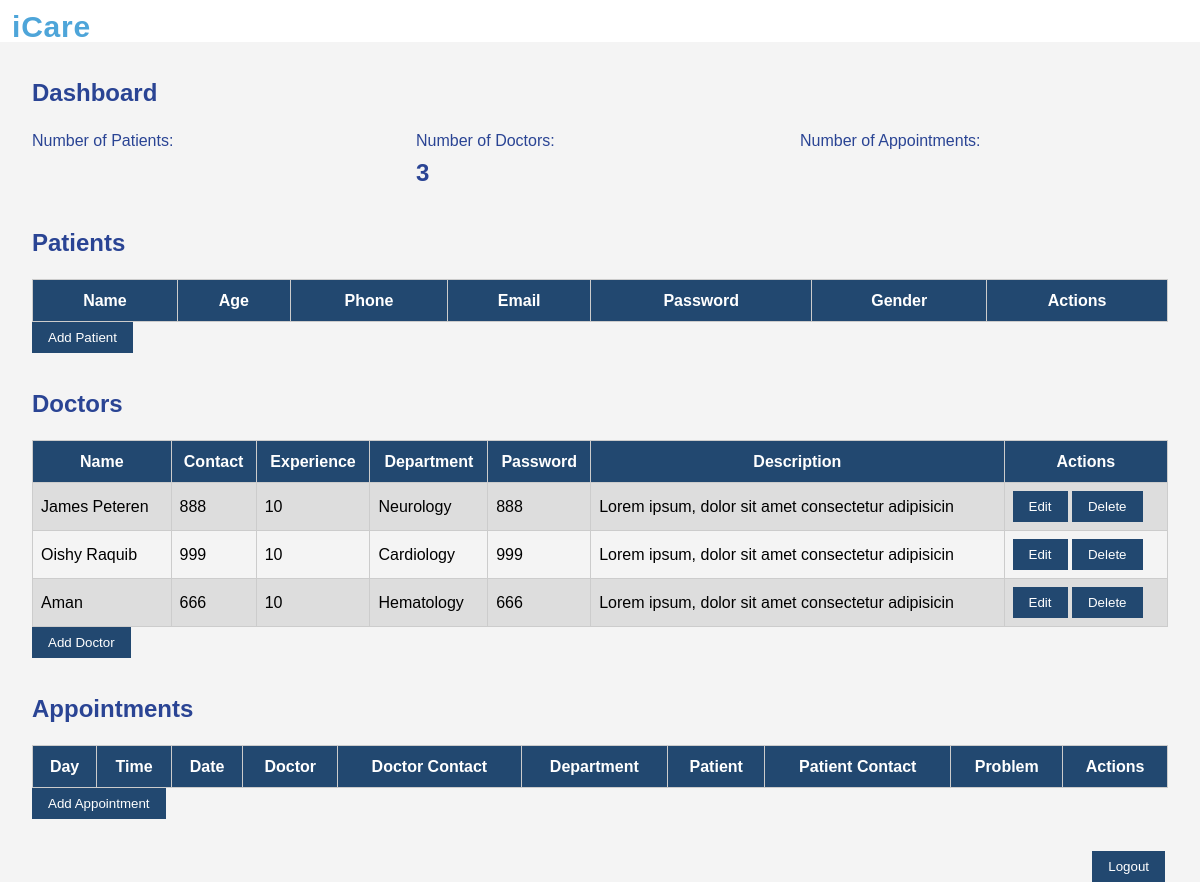
Page /admin_panel.php on the earlier database version.
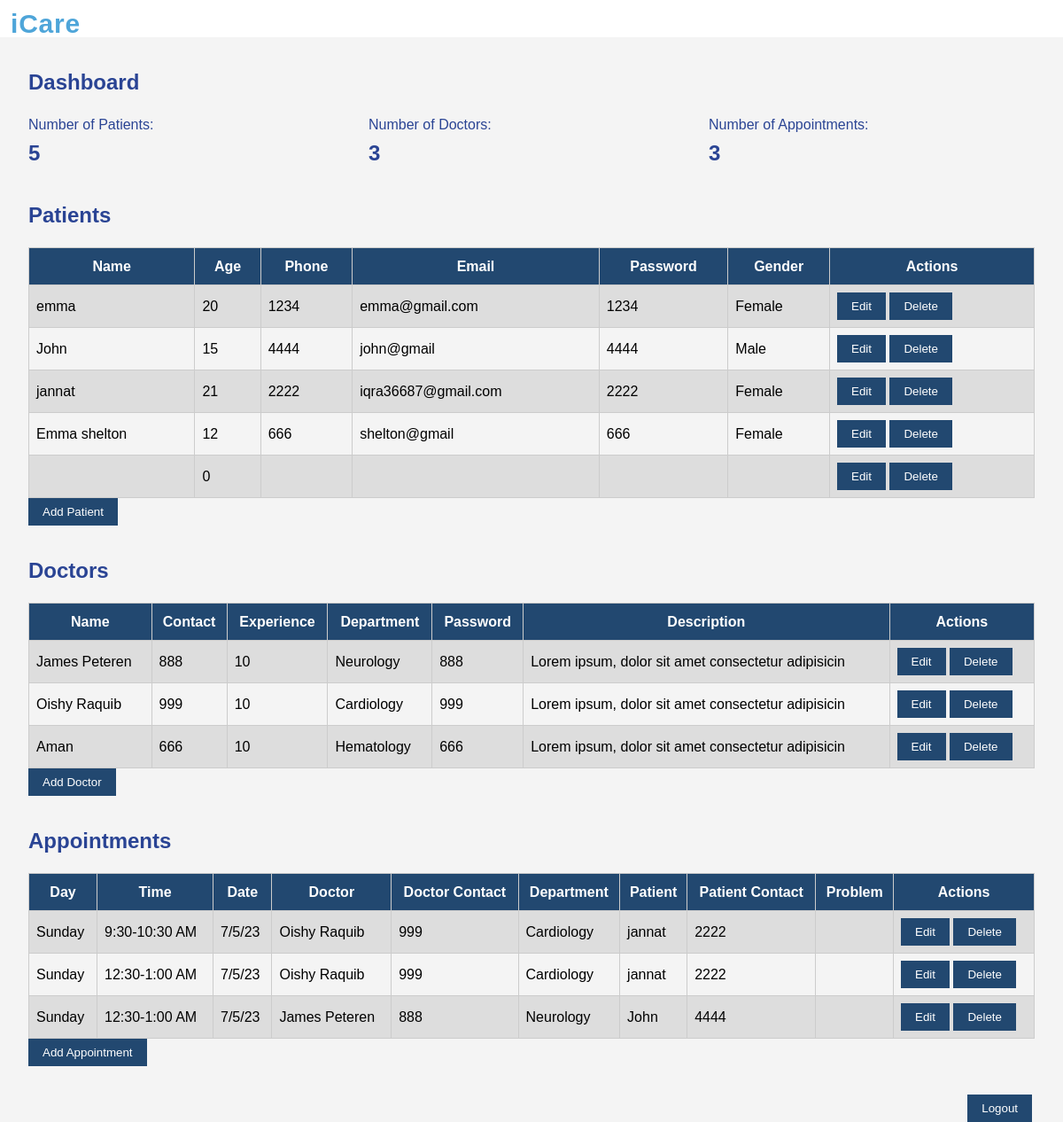
Same page on the later database version.
### tables this page shows
CREATE TABLE `doctor_details` (
  `doc_name` varchar(50) NOT NULL,
  `doc_phone` varchar(50) NOT NULL,
  `doc_exp` varchar(50) NOT NULL,
  `doc_dept` varchar(50) NOT NULL,
  `doc_pass` varchar(50) NOT NULL,
  `doc_desc` varchar(50) NOT NULL
);

CREATE TABLE `patient_details` (
  `pat_name` varchar(50) NOT NULL,
  `pat_age` int(11) NOT NULL,
  `pat_phone` varchar(50) NOT NULL,
  `pat_pass` varchar(50) NOT NULL,
  `pat_gender` varchar(50) NOT NULL,
  `pat_email` varchar(50) NOT NULL
);

CREATE TABLE `appointment_details` (
  `app_day` varchar(9) NOT NULL,
  `app_time` varchar(20) NOT NULL,
  `app_doc_name` varchar(50) NOT NULL,
  `app_doc_phone` varchar(11) NOT NULL,
  `app_doc_dept` varchar(15) NOT NULL,
  `app_problem` varchar(100) NOT NULL,
  `app_pat_phone` varchar(15) NOT NULL,
  `app_pat_name` varchar(100) NOT NULL,
  `app_date` varchar(20) NOT NULL
);

### admin_panel.php (the view, shortened to what the changed rows need)
<?php
require("dbconnection.php");
$query= " select * from patient_details ";
$result =mysqli_query($con,$query);
$query1= " select * from doctor_details ";
$result1 =mysqli_query($con,$query1);
$query2= " select * from appointment_details ";
$result2 =mysqli_query($con,$query2);
?>
<!DOCTYPE html>
<html lang="en">
<head>
    <link rel="stylesheet" href="assets/css/adminstyle.css">
</head>
<body>
    <header id="header" class="fixed-top">
        <div class="container">
          <h1 class="logo me-auto"><a href="index.html">iCare</a></h1>
            </div>
        </header>
    <section id="dashboard">
        <h1>Dashboard</h1>
        <div class="dashboard-stats">
            <div>Number of Patients: <span id="numPatients"><h2>
                <?php $dash_patient_query= "SELECT * FROM patient_details";
                $dash_patient_query_run =mysqli_query($con ,$dash_patient_query);
                if($pat_total=mysqli_num_rows($dash_patient_query_run)){echo $pat_total;}
                ?></h2>
            </span></div>
            <div>Number of Doctors: <span id="numDoctors"><h2>
                <?php $dash_doc_query= "SELECT * FROM doctor_details";
                $dash_doc_query_run =mysqli_query($con ,$dash_doc_query);
                if($doc_total=mysqli_num_rows($dash_doc_query_run)){echo $doc_total;}
                ?></h2>
            </span></div>
            <div>Number of Appointments: <span id="numAppointments"><h2>
                <?php $dash_app_query= "SELECT * FROM appointment_details";
                $dash_app_query_run =mysqli_query($con ,$dash_app_query);
                if($app_total=mysqli_num_rows($dash_app_query_run)){echo $app_total;}
                ?></h2>
            </span></div>
        </div>
    </section>
    <section id="patients">
        <h1>Patients</h1>
        <table id="patientList">
            <thead>
                <tr>
                    <th>Name</th>
                    <th>Age</th>
                    <th>Phone</th>
                    <th>Email</th>
                    <th>Password</th>
                    <th>Gender</th>
                    <th>Actions</th>
                </tr>
            </thead>
            <tbody>
                <tr>
                    <?php
                    while($row= mysqli_fetch_assoc($result))
                    {
                   ?>
                    <td> <?php echo $row['pat_name']; ?></td>
                    <td> <?php echo $row['pat_age']; ?></td>
                    <td> <?php echo $row['pat_phone']; ?></td>
                    <td> <?php echo $row['pat_email']; ?></td>
                    <td> <?php echo $row['pat_pass']; ?></td>
                    <td> <?php echo $row['pat_gender']; ?></td>
                    <td>
                    <button id="editBtn"><a href="edit_pat.php?pat_phone=<?php echo $row['pat_phone']; ?>" >Edit</a></button>
                    <button id="deleteBtn"><a href="delete.php?pat_phone=<?php echo $row['pat_phone']; ?>">Delete</a></button>
                    </td>
                </tr>
                    <?php
                    }
                    ?>
            </tbody>
        </table>
    </section>
    <section id="doctors">
        <h1>Doctors</h1>
        <table id="doctorList">
            <thead>
                <tr>
                    <th>Name</th>
                    <th>Contact</th>
                    <th>Experience</th>
                    <th>Department</th>
                    <th>Password</th>
                    <th>Description</th>
                    <th>Actions</th>
                </tr>
            </thead>
            <tbody>
                <tr>
                    <?php
                    while($row= mysqli_fetch_assoc($result1))
                    {
                   ?>
                    <td> <?php echo $row['doc_name']; ?></td>
                    <td> <?php echo $row['doc_phone']; ?></td>
                    <td> <?php echo $row['doc_exp']; ?></td>
                    <td> <?php echo $row['doc_dept']; ?></td>
                    <td> <?php echo $row['doc_pass']; ?></td>
                    <td> <?php echo $row['doc_desc']; ?></td>
                    <td>
                        <button id="editBtn"><a href="edit_doc.php?doc_phone=<?php echo $row['doc_phone']; ?> ">Edit</a></button>
                        <button id="deleteBtn"><a href="delete.php?doc_phone=<?php echo $row['doc_phone']; ?>">Delete</a></button>
                    </td>
                </tr>
                    <?php
                    }
                    ?>
            </tbody>
        </table>
    </section>
    <section id="appointments">
        <h1>Appointments</h1>
        <table id="appointmentList">
            <thead>
                <tr>
                    <th>Day</th>
                    <th>Time</th>
                    <th>Date</th>
                    <th>Doctor </th>
                    <th>Doctor Contact</th>
                    <th>Department</th>
                    <th>Patient</th>
                    <th>Patient Contact</th>
                    <th>Problem</th>
                    <th>Actions</th>
                </tr>
            </thead>
            <tbody>
                <tr>
                <?php
                    while($row= mysqli_fetch_assoc($result2))
                    {
                   ?>
                    <td> <?php echo $row['app_day']; ?></td>
                    <td> <?php echo $row['app_time']; ?></td>
                    <td> <?php echo $row['app_date']; ?></td>
                    <td> <?php echo $row['app_doc_name']; ?></td>
                    <td> <?php echo $row['app_doc_phone']; ?></td>
                    <td> <?php echo $row['app_doc_dept']; ?></td>
                    <td> <?php echo $row['app_pat_name']; ?></td>
                    <td> <?php echo $row['app_pat_phone']; ?></td>
                    <td> <?php echo $row['app_problem']; ?></td>
                    <td>
                        <button id="editBtn"><a href="edit_app.php?app_pat_phone=<?php echo $row['app_pat_phone']; ?>">Edit</a></button>
                        <button id="deleteBtn"><a href="delete.php?app_pat_phone=<?php echo $row['app_pat_phone']; ?>">Delete</a></button>
                    </td>
                </tr>
                    <?php
                    }
                    ?>
            </tbody>
        </table>
    </section>
</body>
</html>

Differences in the rows shown:
added patient_details: pat_name "emma", pat_age "20", pat_phone "1234", pat_email "emma@gmail.com", pat_pass "1234", pat_gender "Female"
added patient_details: pat_name "John", pat_age "15", pat_phone "4444", pat_email "john@gmail", pat_pass "4444", pat_gender "Male"
added patient_details: pat_name "jannat", pat_age "21", pat_phone "2222", pat_email "iqra36687@gmail.com", pat_pass "2222", pat_gender "Female"
added patient_details: pat_name "Emma shelton", pat_age "12", pat_phone "666", pat_email "shelton@gmail", pat_pass "666", pat_gender "Female"
added patient_details: pat_age "0"
added appointment_details: app_day "Sunday", app_time "9:30-10:30 AM", app_date "7/5/23", app_doc_name "Oishy Raquib", app_doc_phone "999", app_doc_dept "Cardiology", app_pat_name "jannat", app_pat_phone "2222"
added appointment_details: app_day "Sunday", app_time "12:30-1:00 AM", app_date "7/5/23", app_doc_name "Oishy Raquib", app_doc_phone "999", app_doc_dept "Cardiology", app_pat_name "jannat", app_pat_phone "2222"
added appointment_details: app_day "Sunday", app_time "12:30-1:00 AM", app_date "7/5/23", app_doc_name "James Peteren", app_doc_phone "888", app_doc_dept "Neurology", app_pat_name "John", app_pat_phone "4444"
Other differences:
$pat_total: (not shown) → "5"
$app_total: (not shown) → "3"
